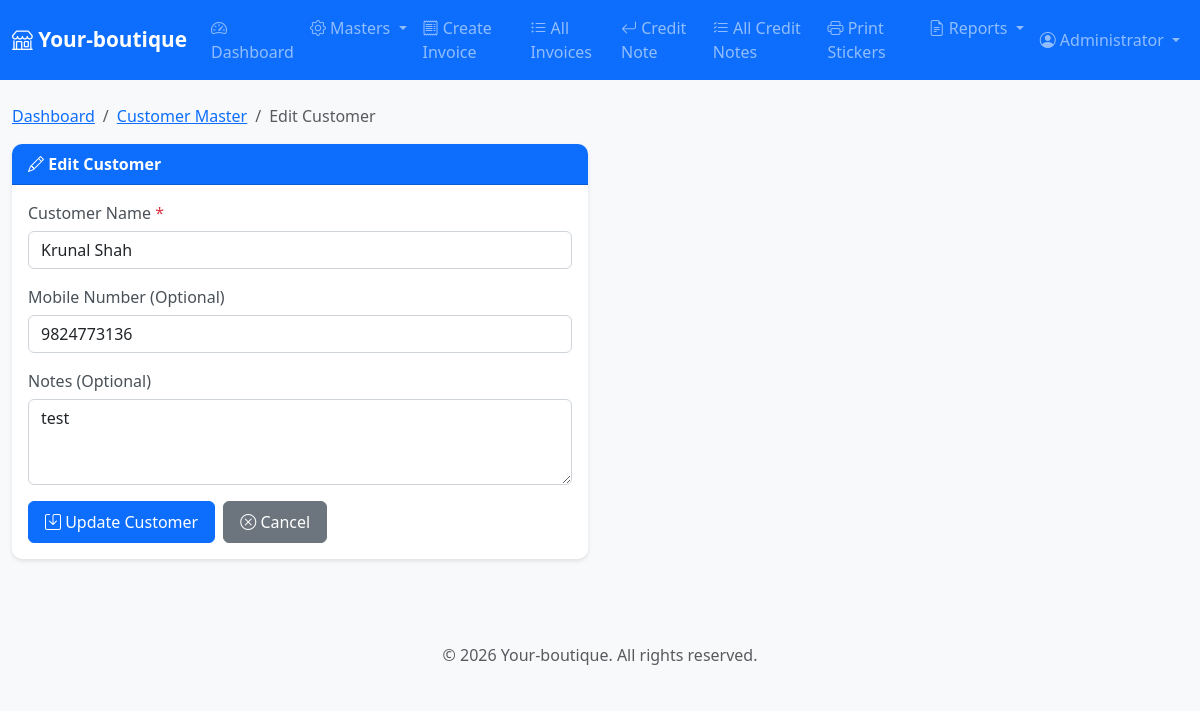
The app's page /modules/customers/edit.php?id=9 (signed in) with its own data.
### tables this page shows
CREATE TABLE IF NOT EXISTS parties (
    id INT PRIMARY KEY AUTO_INCREMENT,
     
    mobile VARCHAR(15) UNIQUE NULL,
    party_name VARCHAR(100) NOT NULL,
    address TEXT,
    notes TEXT,
    created_at TIMESTAMP DEFAULT CURRENT_TIMESTAMP,
    updated_at TIMESTAMP DEFAULT CURRENT_TIMESTAMP ON UPDATE CURRENT_TIMESTAMP,
    INDEX idx_mobile (mobile)
);

### modules/customers/edit.php (the view, shortened to what this page needs)
<?php
require_once __DIR__ . '/../../includes/header.php';
$id = intval($_GET['id'] ?? 0);
$sql = "SELECT * FROM parties WHERE id = ?";
$stmt = $conn->prepare($sql);
$stmt->bind_param('i', $id);
$stmt->execute();
$result = $stmt->get_result();
$customer = $result->fetch_assoc();
?>
<div class="row">
    <div class="col-12">
        <nav aria-label="breadcrumb">
            <ol class="breadcrumb">
                <li class="breadcrumb-item"><a href="/dashboard.php">Dashboard</a></li>
                <li class="breadcrumb-item"><a href="list.php">Customer Master</a></li>
                <li class="breadcrumb-item active">Edit Customer</li>
            </ol>
        </nav>
    </div>
</div>
<div class="row">
    <div class="col-md-6">
        <div class="card">
            <div class="card-header">
                <i class="bi bi-pencil"></i> Edit Customer
            </div>
            <div class="card-body">
                <form method="POST" action="">
                    <div class="mb-3">
                        <label for="party_name" class="form-label">Customer Name <span class="text-danger">*</span></label>
                        <input type="text" class="form-control" id="party_name" name="party_name"
                               value="<?php echo htmlspecialchars($customer['party_name']); ?>" required autofocus>
                    </div>
                    <div class="mb-3">
                        <label for="mobile" class="form-label">Mobile Number (Optional)</label>
                        <input type="text" class="form-control mobile-input number-only" id="mobile" name="mobile"
                               value="<?php echo htmlspecialchars($customer['mobile'] ?? ''); ?>" maxlength="10">
                    </div>
                    <div class="mb-3">
                        <label for="notes" class="form-label">Notes (Optional)</label>
                        <textarea class="form-control" id="notes" name="notes" rows="3"><?php echo htmlspecialchars($customer['notes']); ?></textarea>
                    </div>
                    <div class="d-flex gap-2">
                        <button type="submit" class="btn btn-primary">
                            <i class="bi bi-save"></i> Update Customer
                        </button>
                        <a href="list.php" class="btn btn-secondary">
                            <i class="bi bi-x-circle"></i> Cancel
                        </a>
                    </div>
                </form>
            </div>
        </div>
    </div>
</div>
<?php require_once __DIR__ . '/../../includes/footer.php'; ?>

### assets/css/style.css (style rules this page uses)
:root { --primary-color: #0d6efd; --secondary-color: #6c757d; --success-color: #198754; --danger-color: #dc3545; --warning-color: #ffc107; }
body { font-family: 'Segoe UI', Tahoma, Geneva, Verdana, sans-serif; background-color: #f8f9fa; }
.card { border: none; border-radius: 10px; box-shadow: 0 2px 4px rgba(0,0,0,0.1); margin-bottom: 20px; }
.card-header { background-color: var(--primary-color); color: white; font-weight: 600; border-radius: 10px 10px 0 0 !important; }
.btn { border-radius: 6px; padding: 8px 16px; font-weight: 500; }
.form-control, .form-select { border-radius: 6px; border: 1px solid #ced4da; }
.form-label { font-weight: 500; color: #495057; margin-bottom: 6px; }

### records on screen
parties: party_name "Krunal Shah", mobile "9824773136", notes "test"

### other values on screen
getUserFullName() "Administrator"
